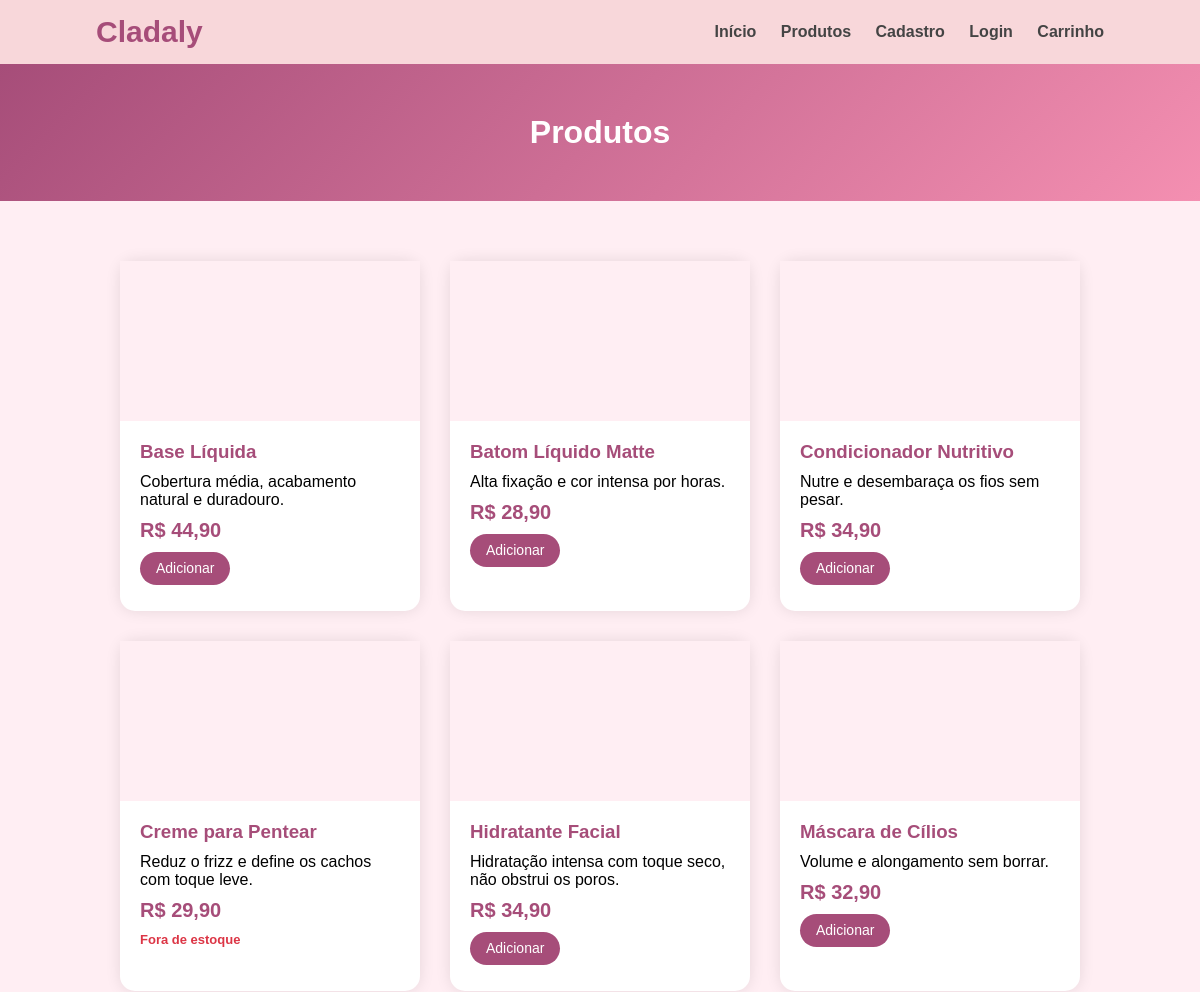
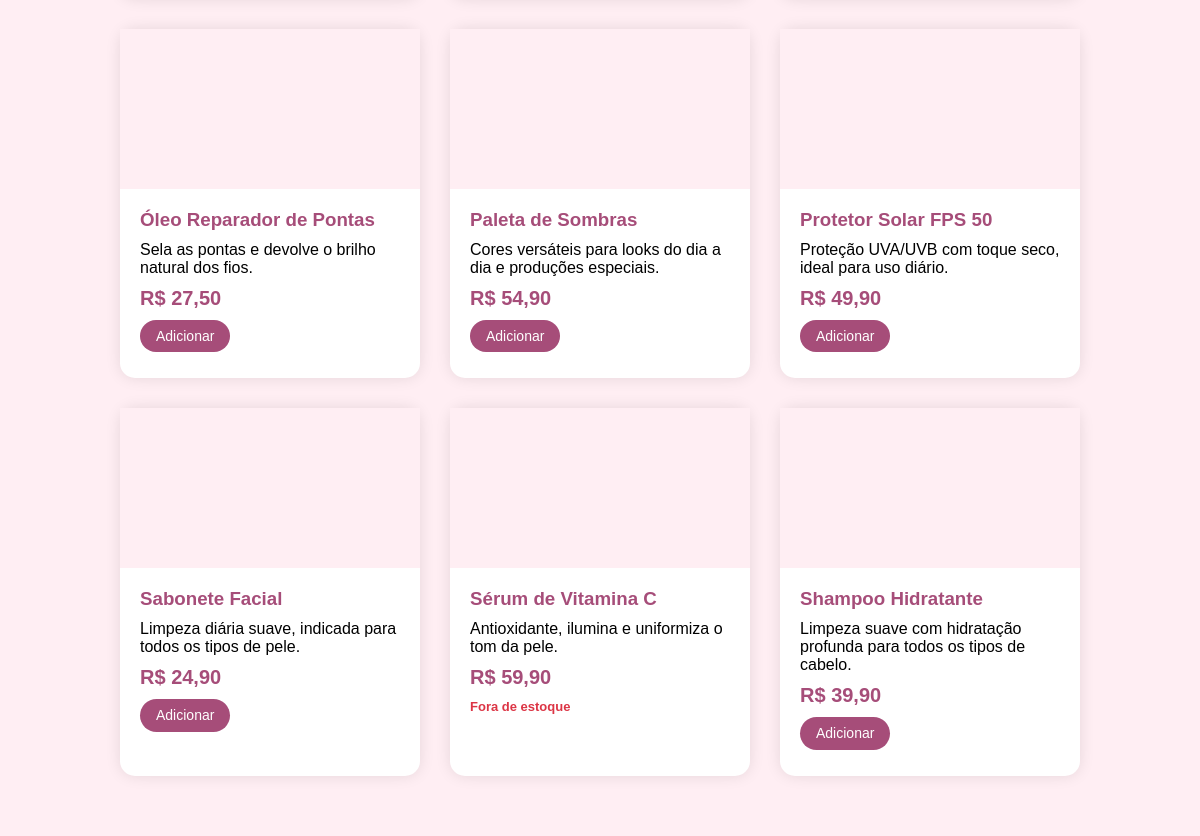
/produtos.php, run on the app's committed database (2 pictures, top to bottom).
### tables this page shows
CREATE TABLE IF NOT EXISTS estoque (
    id          INT AUTO_INCREMENT PRIMARY KEY,
    produto_id  INT NOT NULL UNIQUE,
    quantidade  INT NOT NULL DEFAULT 0,
    minimo      INT NOT NULL DEFAULT 5,   
    atualizado  TIMESTAMP DEFAULT CURRENT_TIMESTAMP ON UPDATE CURRENT_TIMESTAMP,
    CONSTRAINT fk_est_prod FOREIGN KEY (produto_id) REFERENCES produtos(id) ON DELETE CASCADE
) DEFAULT CHARSET=utf8mb4;

CREATE TABLE IF NOT EXISTS produtos (
    id            INT AUTO_INCREMENT PRIMARY KEY,
    nome          VARCHAR(100) NOT NULL,
    descricao     VARCHAR(255) NOT NULL,
    categoria_id  INT NOT NULL,
    fornecedor_id INT,
    preco         DECIMAL(10,2) NOT NULL,
    CONSTRAINT fk_cat  FOREIGN KEY (categoria_id)  REFERENCES categorias(id)   ON DELETE RESTRICT,
    CONSTRAINT fk_forn FOREIGN KEY (fornecedor_id) REFERENCES fornecedores(id) ON DELETE SET NULL
) DEFAULT CHARSET=utf8mb4;

### funcoes.php (called while the page is built, shortened)
<?php
function formatar_preco($valor) {
    return number_format($valor, 2, ",", ".");
}
function produtos_listar($conexao) {
    return mysqli_query($conexao, "SELECT p.id, p.nome, p.descricao, p.preco, e.quantidade AS estoque
        FROM produtos p
        LEFT JOIN estoque e ON e.produto_id = p.id
        ORDER BY p.nome");
}

### produtos.php (the view, shortened to what this page needs)
<?php
include "header.php";
include "funcoes.php";
$produtos = produtos_listar($conexao);
?>
<div class="banner">
    <h1>Produtos</h1>
</div>
<section class="secao">
<?php if (mysqli_num_rows($produtos) == 0) { ?>
<div class="vazio">
    <p>Nenhum produto encontrado.</p>
</div>
<?php } else { ?>
<div class="cards">
<?php while ($p = mysqli_fetch_assoc($produtos)) { ?>
    <div class="card">
    <div class="imgcard"></div>
    <div class="maincard">
    <h3><?php echo $p["nome"]; ?></h3>
    <p><?php echo $p["descricao"]; ?></p>
    <div class="precocard">R$ <?php echo formatar_preco($p["preco"]); ?></div>
<?php if ($p["estoque"] > 0) { ?>
    <div class="cliquescard">
    <button class="botao botaosz" onclick="usaAjax('adicionaCar.php?id=<?php echo $p['id']; ?>','msg<?php echo $p['id']; ?>')">
    Adicionar
</button>
</div>
<?php } else { ?>
<p class="estoquezero">Fora de estoque</p>
<?php } ?>
</div>
</div>
<?php } ?>
</div>
<?php } ?>
</section>

### style.css (style rules this page uses)
* { margin: 0; padding: 0; box-sizing: border-box; font-family: Arial, Helvetica, sans-serif; transition: none !important; animation: none !important; -webkit-tap-highlight-color: transparent; }
button, .botao, .card, a { -webkit-appearance: none; appearance: none; -webkit-tap-highlight-color: transparent; outline: none; }
body { background: #fffaf8; }
.botao { text-decoration: none; background: #a64d79; color: white; padding: 15px 30px; border-radius: 30px; display: inline-flex; align-items: center; justify-content: center; gap: 8px; line-height: 1.2; font-size: 15px; cursor: pointer; border: none; }
.botaosz { padding: 8px 16px; font-size: 14px; display: inline-flex; align-items: center; justify-content: center; gap: 6px; line-height: 1.2; }
.secao { padding: 60px 8%; background: #ffeef3; }
.cards { display: flex; justify-content: center; gap: 30px; flex-wrap: wrap; }
.card { width: 300px; background: white; border-radius: 15px; box-shadow: 0 0 15px rgba(0,0,0,0.1); }
.imgcard { height: 160px; display: flex; align-items: center; justify-content: center; background: #ffeef3; font-size: 50px; color: #a64d79; }
.maincard { padding: 20px; }
.maincard h3 { color: #a64d79; margin-bottom: 10px; }
.precocard { font-size: 20px; font-weight: bold; color: #a64d79; margin: 10px 0; }
.cliquescard { display: flex; gap: 10px; flex-wrap: wrap; }
.estoquezero { color: #dc3545; font-size: 13px; }
.banner { background: linear-gradient(135deg, #a64d79, #f48fb1); padding: 50px 8%; color: white; text-align: center; }
.estoquezero { color:#dc3545; font-weight:bold; }

### data on the page
estoque: produto.nome "Base Líquida", produto.descricao "Cobertura média, acabamento natural e duradouro.", produto.preco "44,90"
estoque: produto.nome "Batom Líquido Matte", produto.descricao "Alta fixação e cor intensa por horas.", produto.preco "28,90"
estoque: produto.nome "Condicionador Nutritivo", produto.descricao "Nutre e desembaraça os fios sem pesar.", produto.preco "34,90"
estoque: produto.nome "Creme para Pentear", produto.descricao "Reduz o frizz e define os cachos com toque leve.", produto.preco "29,90", quantidade "Fora de estoque"
estoque: produto.nome "Hidratante Facial", produto.descricao "Hidratação intensa com toque seco, não obstrui os poros.", produto.preco "34,90"
estoque: produto.nome "Máscara de Cílios", produto.descricao "Volume e alongamento sem borrar.", produto.preco "32,90"
estoque: produto.nome "Óleo Reparador de Pontas", produto.descricao "Sela as pontas e devolve o brilho natural dos fios.", produto.preco "27,50"
estoque: produto.nome "Paleta de Sombras", produto.descricao "Cores versáteis para looks do dia a dia e produções especiais.", produto.preco "54,90"
estoque: produto.nome "Protetor Solar FPS 50", produto.descricao "Proteção UVA/UVB com toque seco, ideal para uso diário.", produto.preco "49,90"
estoque: produto.nome "Sabonete Facial", produto.descricao "Limpeza diária suave, indicada para todos os tipos de pele.", produto.preco "24,90"
estoque: produto.nome "Sérum de Vitamina C", produto.descricao "Antioxidante, ilumina e uniformiza o tom da pele.", produto.preco "59,90", quantidade "Fora de estoque"
estoque: produto.nome "Shampoo Hidratante", produto.descricao "Limpeza suave com hidratação profunda para todos os tipos de cabelo.", produto.preco "39,90"
